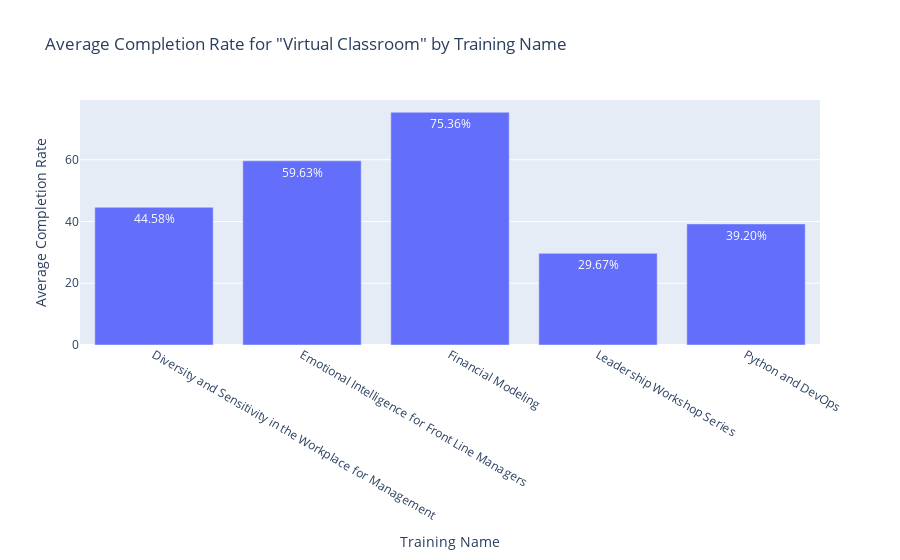

Notebook cell for this chart:
### Code cell
# Filter the data for the delivery method 'Small Group Coaching'
small_group_data = df[df['Delivery Methods'] == 'Virtual Classroom']

# Calculate average completion rate for each training name
avg_completion_rate = small_group_data.groupby('Training Name')['Completion Rate'].mean()

# Create bar trace
trace = go.Bar(
    x=avg_completion_rate.index,
    y=avg_completion_rate.values,
    text=[f'{rate:.2f}%' for rate in avg_completion_rate.values],
    textposition='auto',
    hoverinfo='x+text',
)

# Set layout
layout = go.Layout(
    title='Average Completion Rate for "Virtual Classroom" by Training Name',
    xaxis=dict(title='Training Name'),
    yaxis=dict(title='Average Completion Rate'),
)

# Create figure
fig = go.Figure(data=[trace], layout=layout)

# Show plot
fig.show()

### Figure 1 — Plotly figure (JSON) as saved in the notebook; plotly's stock layout.template omitted (floating-point values rounded to 4 significant figures)
{"data": [{"hoverinfo": "x+text", "text": ["44.58%", "59.63%", "75.36%", "29.67%", "39.20%"], "textposition": "auto", "type": "bar", "x": ["Diversity and Sensitivity in the Workplace for Management", "Emotional Intelligence for Front Line Managers", "Financial Modeling", "Leadership Workshop Series", "Python and DevOps"], "y": [44.58, 59.63, 75.36, 29.67, 39.2]}], "layout": {"title": {"text": "Average Completion Rate for \"Virtual Classroom\" by Training Name"}, "xaxis": {"title": {"text": "Training Name"}}, "yaxis": {"title": {"text": "Average Completion Rate"}}}}
